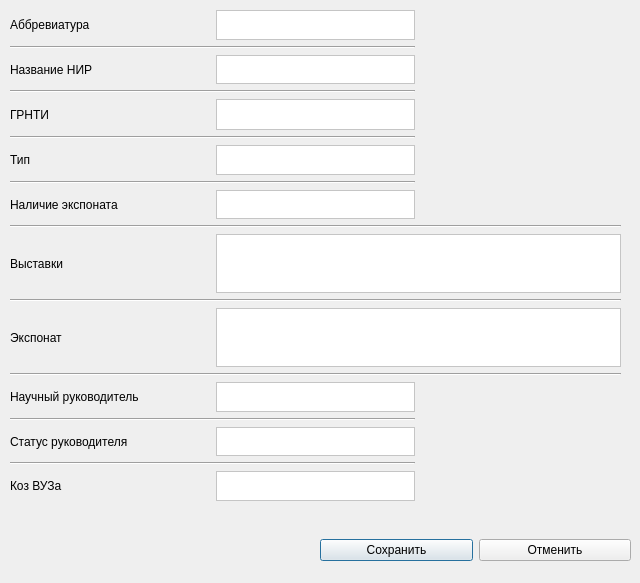
<?xml version="1.0" encoding="UTF-8"?>
<ui version="4.0">
 <class>Dialog</class>
 <widget class="QDialog" name="Dialog">
  <property name="geometry">
   <rect>
    <x>0</x>
    <y>0</y>
    <width>640</width>
    <height>583</height>
   </rect>
  </property>
  <property name="minimumSize">
   <size>
    <width>640</width>
    <height>510</height>
   </size>
  </property>
  <property name="maximumSize">
   <size>
    <width>640</width>
    <height>600</height>
   </size>
  </property>
  <property name="windowTitle">
   <string>Карточка НИР</string>
  </property>
  <property name="windowIcon">
   <iconset>
    <normaloff>image/doc-icon.png</normaloff>image/doc-icon.png</iconset>
  </property>
  <widget class="QWidget" name="horizontalLayoutWidget">
   <property name="geometry">
    <rect>
     <x>320</x>
     <y>520</y>
     <width>311</width>
     <height>61</height>
    </rect>
   </property>
   <layout class="QHBoxLayout" name="horizontalLayout_2">
    <item>
     <widget class="QPushButton" name="SaveButton">
      <property name="text">
       <string>Сохранить</string>
      </property>
     </widget>
    </item>
    <item>
     <widget class="QPushButton" name="CancelButton">
      <property name="text">
       <string>Отменить</string>
      </property>
     </widget>
    </item>
   </layout>
  </widget>
  <widget class="QWidget" name="gridLayoutWidget">
   <property name="geometry">
    <rect>
     <x>0</x>
     <y>0</y>
     <width>631</width>
     <height>511</height>
    </rect>
   </property>
   <layout class="QGridLayout" name="gridLayout">
    <property name="leftMargin">
     <number>10</number>
    </property>
    <property name="topMargin">
     <number>10</number>
    </property>
    <property name="rightMargin">
     <number>10</number>
    </property>
    <property name="bottomMargin">
     <number>10</number>
    </property>
    <property name="horizontalSpacing">
     <number>6</number>
    </property>
    <item row="17" column="0" colspan="3">
     <widget class="Line" name="line_8">
      <property name="orientation">
       <enum>Qt::Horizontal</enum>
      </property>
     </widget>
    </item>
    <item row="3" column="0" colspan="2">
     <widget class="Line" name="line_2">
      <property name="orientation">
       <enum>Qt::Horizontal</enum>
      </property>
     </widget>
    </item>
    <item row="19" column="0" colspan="2">
     <widget class="Line" name="line_9">
      <property name="orientation">
       <enum>Qt::Horizontal</enum>
      </property>
     </widget>
    </item>
    <item row="0" column="1">
     <widget class="QLabel" name="Abbreviation_Out_lb">
      <property name="font">
       <font>
        <pointsize>9</pointsize>
       </font>
      </property>
      <property name="styleSheet">
       <string notr="true">background-color: rgb(255, 255, 255);</string>
      </property>
      <property name="frameShape">
       <enum>QFrame::StyledPanel</enum>
      </property>
      <property name="text">
       <string/>
      </property>
      <property name="alignment">
       <set>Qt::AlignLeading|Qt::AlignLeft|Qt::AlignVCenter</set>
      </property>
      <property name="wordWrap">
       <bool>true</bool>
      </property>
     </widget>
    </item>
    <item row="8" column="1">
     <widget class="QLabel" name="TypeExhibit_Out_lb">
      <property name="font">
       <font>
        <pointsize>9</pointsize>
       </font>
      </property>
      <property name="styleSheet">
       <string notr="true">background-color: rgb(255, 255, 255);</string>
      </property>
      <property name="frameShape">
       <enum>QFrame::StyledPanel</enum>
      </property>
      <property name="text">
       <string/>
      </property>
      <property name="alignment">
       <set>Qt::AlignLeading|Qt::AlignLeft|Qt::AlignVCenter</set>
      </property>
      <property name="wordWrap">
       <bool>true</bool>
      </property>
     </widget>
    </item>
    <item row="18" column="0">
     <widget class="QLabel" name="BossName_lb">
      <property name="font">
       <font>
        <pointsize>9</pointsize>
       </font>
      </property>
      <property name="text">
       <string>Научный руководитель</string>
      </property>
     </widget>
    </item>
    <item row="14" column="0" colspan="3">
     <widget class="Line" name="line_6">
      <property name="orientation">
       <enum>Qt::Horizontal</enum>
      </property>
     </widget>
    </item>
    <item row="7" column="0" colspan="2">
     <widget class="Line" name="line_7">
      <property name="orientation">
       <enum>Qt::Horizontal</enum>
      </property>
     </widget>
    </item>
    <item row="6" column="1">
     <widget class="QLabel" name="type_Out_lb">
      <property name="font">
       <font>
        <pointsize>9</pointsize>
       </font>
      </property>
      <property name="styleSheet">
       <string notr="true">background-color: rgb(255, 255, 255);</string>
      </property>
      <property name="frameShape">
       <enum>QFrame::StyledPanel</enum>
      </property>
      <property name="text">
       <string/>
      </property>
      <property name="alignment">
       <set>Qt::AlignLeading|Qt::AlignLeft|Qt::AlignVCenter</set>
      </property>
      <property name="wordWrap">
       <bool>true</bool>
      </property>
     </widget>
    </item>
    <item row="18" column="1">
     <widget class="QLabel" name="BossName_Out_lb">
      <property name="font">
       <font>
        <pointsize>9</pointsize>
       </font>
      </property>
      <property name="styleSheet">
       <string notr="true">background-color: rgb(255, 255, 255);</string>
      </property>
      <property name="frameShape">
       <enum>QFrame::StyledPanel</enum>
      </property>
      <property name="text">
       <string/>
      </property>
      <property name="alignment">
       <set>Qt::AlignLeading|Qt::AlignLeft|Qt::AlignVCenter</set>
      </property>
      <property name="wordWrap">
       <bool>true</bool>
      </property>
     </widget>
    </item>
    <item row="5" column="0" colspan="2">
     <widget class="Line" name="line_3">
      <property name="orientation">
       <enum>Qt::Horizontal</enum>
      </property>
     </widget>
    </item>
    <item row="20" column="1">
     <widget class="QLabel" name="BossStatus_Out_lb">
      <property name="font">
       <font>
        <pointsize>9</pointsize>
       </font>
      </property>
      <property name="styleSheet">
       <string notr="true">background-color: rgb(255, 255, 255);</string>
      </property>
      <property name="frameShape">
       <enum>QFrame::StyledPanel</enum>
      </property>
      <property name="text">
       <string/>
      </property>
      <property name="alignment">
       <set>Qt::AlignLeading|Qt::AlignLeft|Qt::AlignVCenter</set>
      </property>
      <property name="wordWrap">
       <bool>true</bool>
      </property>
     </widget>
    </item>
    <item row="2" column="1">
     <widget class="QLabel" name="Subject_Out_lb">
      <property name="font">
       <font>
        <pointsize>9</pointsize>
       </font>
      </property>
      <property name="styleSheet">
       <string notr="true">background-color: rgb(255, 255, 255);</string>
      </property>
      <property name="frameShape">
       <enum>QFrame::StyledPanel</enum>
      </property>
      <property name="text">
       <string/>
      </property>
      <property name="alignment">
       <set>Qt::AlignLeading|Qt::AlignLeft|Qt::AlignVCenter</set>
      </property>
      <property name="wordWrap">
       <bool>true</bool>
      </property>
     </widget>
    </item>
    <item row="22" column="0">
     <widget class="QLabel" name="codeVUZ_lb">
      <property name="font">
       <font>
        <pointsize>9</pointsize>
       </font>
      </property>
      <property name="text">
       <string>Коз ВУЗа</string>
      </property>
      <property name="alignment">
       <set>Qt::AlignLeading|Qt::AlignLeft|Qt::AlignVCenter</set>
      </property>
     </widget>
    </item>
    <item row="8" column="0">
     <widget class="QLabel" name="TypeExhibit_lb">
      <property name="font">
       <font>
        <pointsize>9</pointsize>
       </font>
      </property>
      <property name="text">
       <string>Наличие экспоната</string>
      </property>
     </widget>
    </item>
    <item row="22" column="1">
     <widget class="QLabel" name="codeVUZ_Out_lb">
      <property name="font">
       <font>
        <pointsize>9</pointsize>
       </font>
      </property>
      <property name="styleSheet">
       <string notr="true">background-color: rgb(255, 255, 255);</string>
      </property>
      <property name="frameShape">
       <enum>QFrame::StyledPanel</enum>
      </property>
      <property name="text">
       <string/>
      </property>
      <property name="alignment">
       <set>Qt::AlignLeading|Qt::AlignLeft|Qt::AlignVCenter</set>
      </property>
      <property name="wordWrap">
       <bool>true</bool>
      </property>
     </widget>
    </item>
    <item row="2" column="0">
     <widget class="QLabel" name="Subject_lb">
      <property name="font">
       <font>
        <pointsize>9</pointsize>
       </font>
      </property>
      <property name="text">
       <string>Название НИР</string>
      </property>
     </widget>
    </item>
    <item row="20" column="0">
     <widget class="QLabel" name="BossStatus_lb">
      <property name="font">
       <font>
        <pointsize>9</pointsize>
       </font>
      </property>
      <property name="text">
       <string>Статус руководителя</string>
      </property>
     </widget>
    </item>
    <item row="9" column="0" colspan="3">
     <widget class="Line" name="line_5">
      <property name="orientation">
       <enum>Qt::Horizontal</enum>
      </property>
     </widget>
    </item>
    <item row="10" column="1" rowspan="2" colspan="2">
     <widget class="QLabel" name="Exhibitions_Out_lb">
      <property name="font">
       <font>
        <pointsize>9</pointsize>
       </font>
      </property>
      <property name="styleSheet">
       <string notr="true">background-color: rgb(255, 255, 255);</string>
      </property>
      <property name="frameShape">
       <enum>QFrame::StyledPanel</enum>
      </property>
      <property name="text">
       <string/>
      </property>
      <property name="alignment">
       <set>Qt::AlignLeading|Qt::AlignLeft|Qt::AlignVCenter</set>
      </property>
      <property name="wordWrap">
       <bool>true</bool>
      </property>
     </widget>
    </item>
    <item row="4" column="1">
     <widget class="QLabel" name="GRNTI_Out_lb">
      <property name="font">
       <font>
        <pointsize>9</pointsize>
       </font>
      </property>
      <property name="styleSheet">
       <string notr="true">background-color: rgb(255, 255, 255);</string>
      </property>
      <property name="frameShape">
       <enum>QFrame::StyledPanel</enum>
      </property>
      <property name="text">
       <string/>
      </property>
      <property name="alignment">
       <set>Qt::AlignLeading|Qt::AlignLeft|Qt::AlignVCenter</set>
      </property>
      <property name="wordWrap">
       <bool>true</bool>
      </property>
     </widget>
    </item>
    <item row="21" column="0" colspan="2">
     <widget class="Line" name="line_10">
      <property name="orientation">
       <enum>Qt::Horizontal</enum>
      </property>
     </widget>
    </item>
    <item row="4" column="0">
     <widget class="QLabel" name="GRNTI_lb">
      <property name="font">
       <font>
        <pointsize>9</pointsize>
       </font>
      </property>
      <property name="text">
       <string>ГРНТИ</string>
      </property>
      <property name="alignment">
       <set>Qt::AlignLeading|Qt::AlignLeft|Qt::AlignVCenter</set>
      </property>
     </widget>
    </item>
    <item row="1" column="0" colspan="2">
     <widget class="Line" name="line">
      <property name="orientation">
       <enum>Qt::Horizontal</enum>
      </property>
     </widget>
    </item>
    <item row="6" column="0">
     <widget class="QLabel" name="type_lb">
      <property name="font">
       <font>
        <pointsize>9</pointsize>
       </font>
      </property>
      <property name="text">
       <string>Тип</string>
      </property>
      <property name="alignment">
       <set>Qt::AlignLeading|Qt::AlignLeft|Qt::AlignVCenter</set>
      </property>
     </widget>
    </item>
    <item row="0" column="0">
     <widget class="QLabel" name="Abbreviation_lb">
      <property name="font">
       <font>
        <pointsize>9</pointsize>
       </font>
      </property>
      <property name="text">
       <string>Аббревиатура</string>
      </property>
      <property name="alignment">
       <set>Qt::AlignLeading|Qt::AlignLeft|Qt::AlignVCenter</set>
      </property>
     </widget>
    </item>
    <item row="10" column="0" rowspan="2">
     <widget class="QLabel" name="Exhibitions_lb">
      <property name="font">
       <font>
        <pointsize>9</pointsize>
       </font>
      </property>
      <property name="text">
       <string>Выставки</string>
      </property>
     </widget>
    </item>
    <item row="3" column="2" rowspan="2">
     <spacer name="verticalSpacer">
      <property name="orientation">
       <enum>Qt::Vertical</enum>
      </property>
      <property name="sizeHint" stdset="0">
       <size>
        <width>200</width>
        <height>40</height>
       </size>
      </property>
     </spacer>
    </item>
    <item row="15" column="1" rowspan="2" colspan="2">
     <widget class="QLabel" name="Exhibit_Out_lb">
      <property name="font">
       <font>
        <pointsize>9</pointsize>
       </font>
      </property>
      <property name="styleSheet">
       <string notr="true">background-color: rgb(255, 255, 255);</string>
      </property>
      <property name="frameShape">
       <enum>QFrame::StyledPanel</enum>
      </property>
      <property name="text">
       <string/>
      </property>
      <property name="alignment">
       <set>Qt::AlignLeading|Qt::AlignLeft|Qt::AlignVCenter</set>
      </property>
      <property name="wordWrap">
       <bool>true</bool>
      </property>
     </widget>
    </item>
    <item row="15" column="0" rowspan="2">
     <widget class="QLabel" name="Exhibit_lb">
      <property name="font">
       <font>
        <pointsize>9</pointsize>
       </font>
      </property>
      <property name="text">
       <string>Экспонат</string>
      </property>
     </widget>
    </item>
   </layout>
  </widget>
 </widget>
 <resources/>
 <connections/>
</ui>
